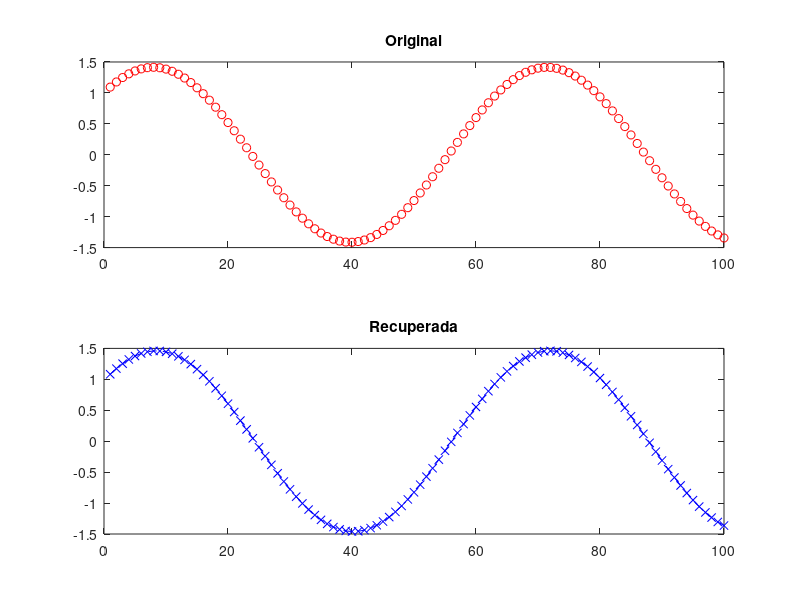

Reproduce this figure in MATLAB.
%Funcion de Regresion Lineal
%T = 6.35 seg con los valores dados


%Valores iniciales de la fórmula
a = 1;
b = 1;
w = (2*pi)/6.35;


%Generamos la onda de oscilación
for i = 1 : 100
	Z(i,1) = a*cos(w*(i/10)) + b*sin(w*(i/10));
end


%Generamos los valores de la matriz que usaremos en
%la regresion lineal, separamos los valores donde
%estan a y b
for i = 1 : 100
	z(i,1) = a*cos(w*(i/10));
	z(i,2) = b*sin(w*(i/10));
end


%Alteramos los resultados originales con numeros
%al azar entre 0 y 1 para no distorsionar demasiado
Z2 = Z + abs(randn);


%Tomamos muestras para el cálculo
Y = resample(Z2, 1, 5);
y = resample(z, 1, 5);

%Generamos la formula para la regresion lineal
%([Z]T [Z])-1[Z]T [Y]
%Se hace por partes para verificar el tamaño de
%las matrices
temp = y' * y;
temp2 = inv(temp);
temp3 = y' * Y;
A = temp2 * temp3;


%Con A obtenido, podemos actualizar los
%valores de a y b
a1 = A(1);
b1 = A(2);


%Con los nuevos valores re-hacemos la oscilación
%para comparar resultados
for i = 1 : 100
	Z1(i,1) = a1*cos(w*(i/10)) + b1*sin(w*(i/10));
end


%Graficamos simultaneamente las oscilaciones,
%tanto la original como la recuperada
subplot(2,1,1); plot(Z,'r o'); title('Original');

subplot(2,1,2); plot(Z1,'b--x'); title('Recuperada');